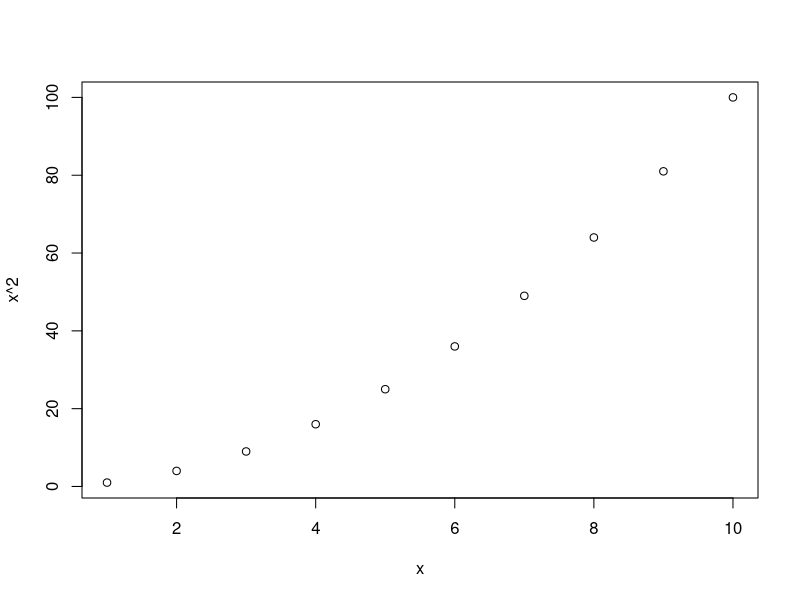

Source code (R):
## ---- chunk 1
x <- 1:10
mean(x)
## ---- chunk 2
plot(x, x^2)
